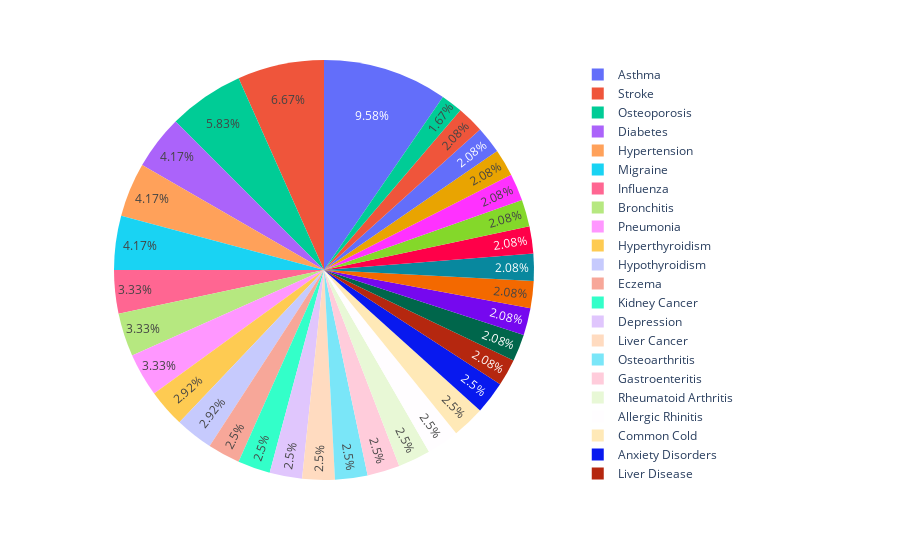

Source (notebook cell):
### Code cell
px.pie(Diseases_counts, names=Diseases_counts.index, values=Diseases_counts.values)

### Figure 1 — Plotly figure (JSON) as saved in the notebook; plotly's stock layout.template omitted (floating-point values rounded to 4 significant figures)
{"data": [{"domain": {"x": [0, 1], "y": [0, 1]}, "hovertemplate": "Disease=%{label}<br>value=%{value}<extra></extra>", "labels": ["Asthma", "Stroke", "Osteoporosis", "Diabetes", "Hypertension", "Migraine", "Influenza", "Bronchitis", "Pneumonia", "Hyperthyroidism", "Hypothyroidism", "Eczema", "Kidney Cancer", "Depression", "Liver Cancer", "Osteoarthritis", "Gastroenteritis", "Rheumatoid Arthritis", "Allergic Rhinitis", "Common Cold", "Anxiety Disorders", "Liver Disease", "Psoriasis", "Kidney Disease", "Pancreatitis", "Multiple Sclerosis", "Ulcerative Colitis", "Urinary Tract Infection", "Parkinson's Disease", "Crohn's Disease", "Coronary Artery Disease", "Alzheimer's Disease", "Chronic Obstructive Pulmonary Disease (COPD)"], "legendgroup": "", "name": "", "showlegend": true, "type": "pie", "values": [23, 16, 14, 10, 10, 10, 8, 8, 8, 7, 7, 6, 6, 6, 6, 6, 6, 6, 6, 6, 6, 5, 5, 5, 5, 5, 5, 5, 5, 5, 5, 5, 4]}], "layout": {"legend": {"tracegroupgap": 0}, "margin": {"t": 60}}}
